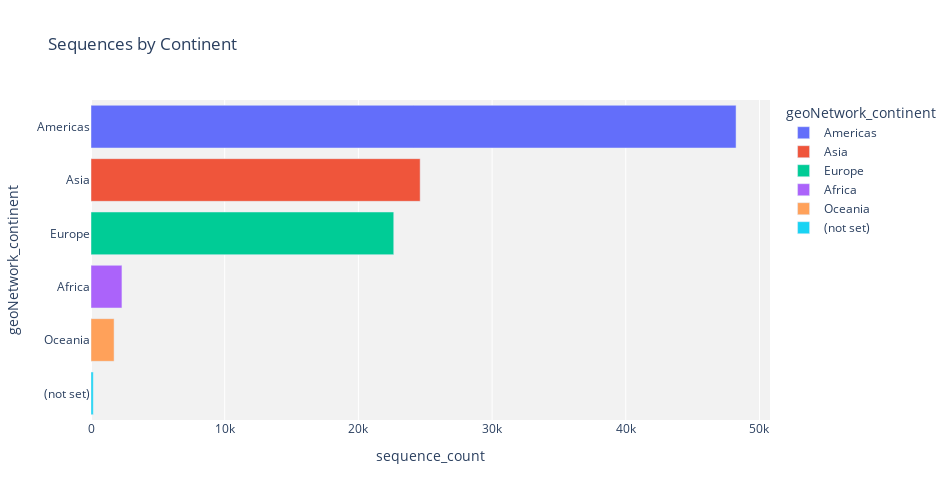

The notebook cell saved with this chart:
### Markdown cell above
**What are sequence counts by continent?**

### Code cell
## use visualization package to make a bar chart

bar_fig = px.bar(results_df
                 ,x='sequence_count'
                 ,y='geoNetwork_continent'
                 ,title='Sequences by Continent'
                 ,color='geoNetwork_continent'
                 )

bar_fig.update_layout(width=950
                      ,height=500
                      ,yaxis={'categoryorder': 'total ascending'}
                      ,plot_bgcolor='#f2f2f2') 

bar_fig.show()

### Figure 1 — Plotly figure (JSON) as saved in the notebook; plotly's stock layout.template omitted (floating-point values rounded to 4 significant figures)
{"data": [{"alignmentgroup": "True", "hovertemplate": "geoNetwork_continent=%{y}<br>sequence_count=%{x}<extra></extra>", "legendgroup": "Americas", "marker": {"color": "#636efa", "pattern": {"shape": ""}}, "name": "Americas", "offsetgroup": "Americas", "orientation": "h", "showlegend": true, "textposition": "auto", "type": "bar", "x": [48247], "xaxis": "x", "y": ["Americas"], "yaxis": "y"}, {"alignmentgroup": "True", "hovertemplate": "geoNetwork_continent=%{y}<br>sequence_count=%{x}<extra></extra>", "legendgroup": "Asia", "marker": {"color": "#EF553B", "pattern": {"shape": ""}}, "name": "Asia", "offsetgroup": "Asia", "orientation": "h", "showlegend": true, "textposition": "auto", "type": "bar", "x": [24620], "xaxis": "x", "y": ["Asia"], "yaxis": "y"}, {"alignmentgroup": "True", "hovertemplate": "geoNetwork_continent=%{y}<br>sequence_count=%{x}<extra></extra>", "legendgroup": "Europe", "marker": {"color": "#00cc96", "pattern": {"shape": ""}}, "name": "Europe", "offsetgroup": "Europe", "orientation": "h", "showlegend": true, "textposition": "auto", "type": "bar", "x": [22644], "xaxis": "x", "y": ["Europe"], "yaxis": "y"}, {"alignmentgroup": "True", "hovertemplate": "geoNetwork_continent=%{y}<br>sequence_count=%{x}<extra></extra>", "legendgroup": "Africa", "marker": {"color": "#ab63fa", "pattern": {"shape": ""}}, "name": "Africa", "offsetgroup": "Africa", "orientation": "h", "showlegend": true, "textposition": "auto", "type": "bar", "x": [2314], "xaxis": "x", "y": ["Africa"], "yaxis": "y"}, {"alignmentgroup": "True", "hovertemplate": "geoNetwork_continent=%{y}<br>sequence_count=%{x}<extra></extra>", "legendgroup": "Oceania", "marker": {"color": "#FFA15A", "pattern": {"shape": ""}}, "name": "Oceania", "offsetgroup": "Oceania", "orientation": "h", "showlegend": true, "textposition": "auto", "type": "bar", "x": [1726], "xaxis": "x", "y": ["Oceania"], "yaxis": "y"}, {"alignmentgroup": "True", "hovertemplate": "geoNetwork_continent=%{y}<br>sequence_count=%{x}<extra></extra>", "legendgroup": "(not set)", "marker": {"color": "#19d3f3", "pattern": {"shape": ""}}, "name": "(not set)", "offsetgroup": "(not set)", "orientation": "h", "showlegend": true, "textposition": "auto", "type": "bar", "x": [167], "xaxis": "x", "y": ["(not set)"], "yaxis": "y"}], "layout": {"barmode": "relative", "height": 500, "legend": {"title": {"text": "geoNetwork_continent"}, "tracegroupgap": 0}, "plot_bgcolor": "#f2f2f2", "title": {"text": "Sequences by Continent"}, "width": 950, "xaxis": {"anchor": "y", "domain": [0, 1], "title": {"text": "sequence_count"}}, "yaxis": {"anchor": "x", "categoryarray": ["(not set)", "Oceania", "Africa", "Europe", "Asia", "Americas"], "categoryorder": "total ascending", "domain": [0, 1], "title": {"text": "geoNetwork_continent"}}}}
